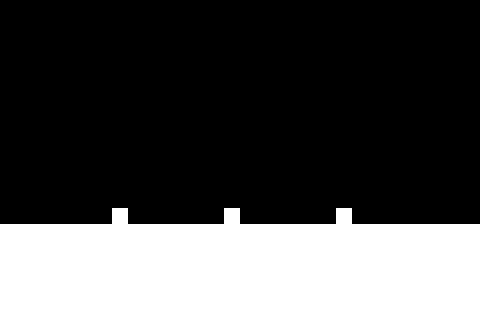

Below is a game level as drawn by its tile map, then a one-line description and the .tmx that defines it (tile-layer data replaced by summaries):
An orthogonal 30x20 tile map with 16x16 px tiles, 2 tile layers (Floor, Danger).

<map version="1.0" orientation="orthogonal" renderorder="right-down" width="30" height="20" tilewidth="16" tileheight="16">
 <tileset firstgid="1" name="FloorTiles" tilewidth="16" tileheight="16">
  <image source="../../images/tiles/FloorTiles.png" width="32" height="16" />
 </tileset>
 <layer name="Floor" width="30" height="20">
  <properties>
   <property name="tileset" value="FloorTiles" />
  </properties>
  <data>[600 cells, 180 non-empty, 1 distinct tile ids]</data>
 </layer>
 <layer name="Danger" width="30" height="20">
  <properties>
   <property name="tileset" value="FloorTiles" />
  </properties>
  <data>[600 cells, 3 non-empty, 1 distinct tile ids]</data>
 </layer>
</map>
